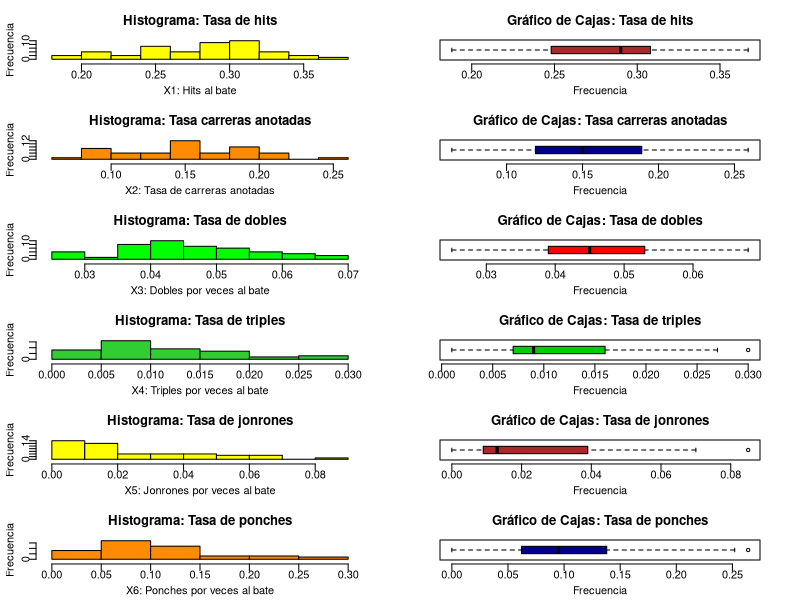
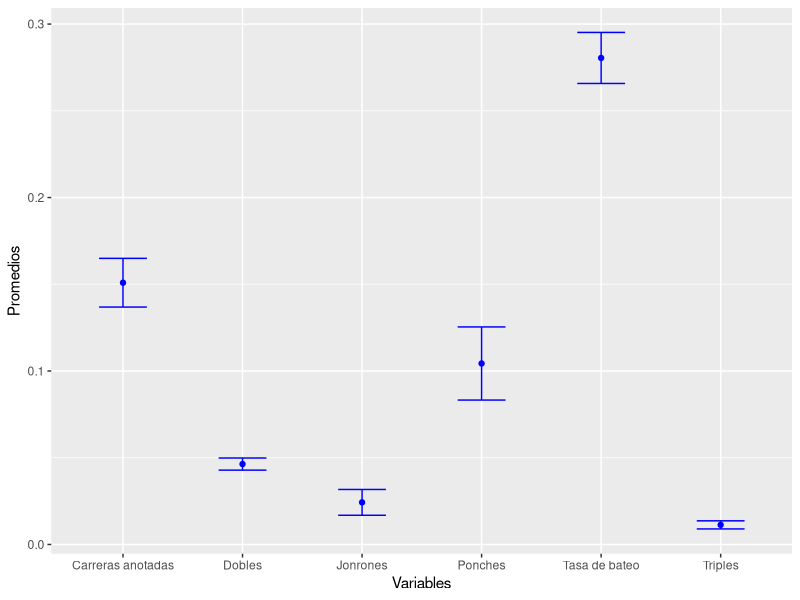
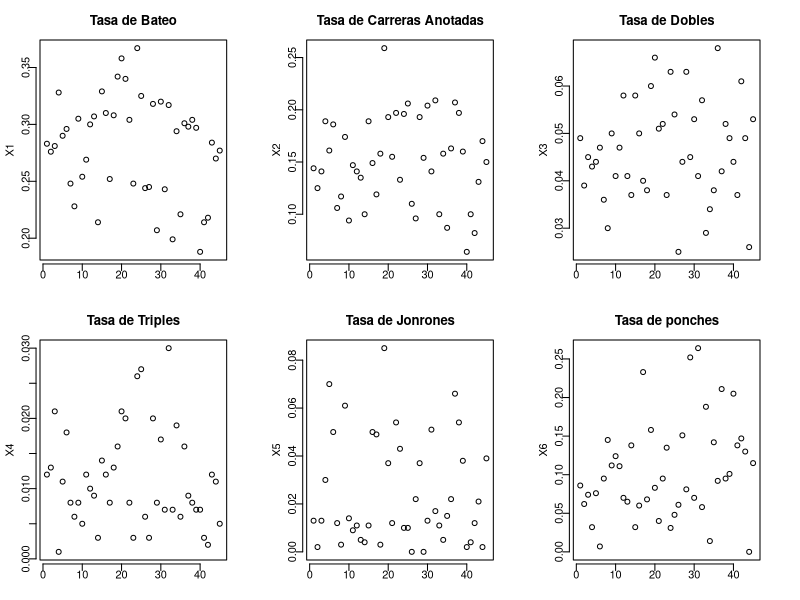
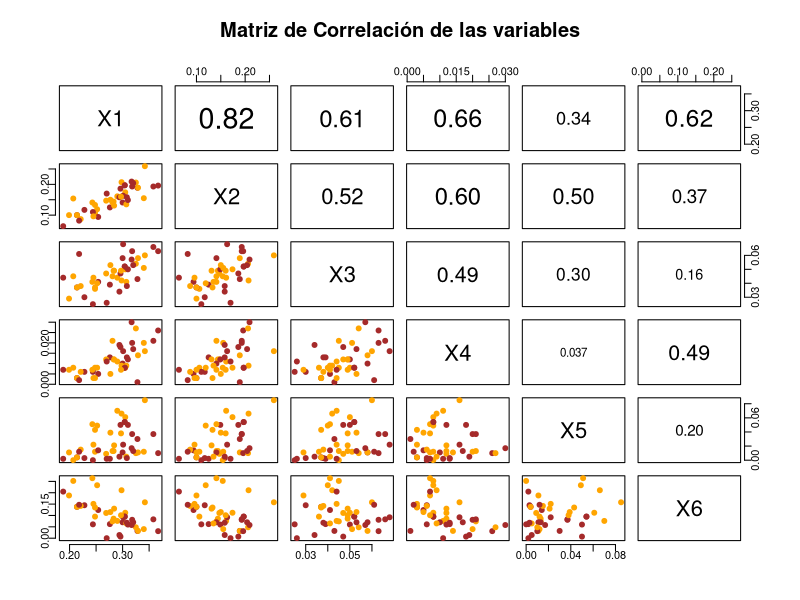

Recreate these plots in R, in order.
## ---- chunk 1
# Inicializamos la librería que permite leer archivos xlsx
library(readxl)
# Asignamos a una variable la información almacenada en el archivo
Baseball <- read_excel("../../data/Baseball.xlsx")
# Mostramos las primeras 5 entradas
head(Baseball, n=5)
## ---- chunk 2
class(Baseball)
## ---- chunk 3
str(Baseball)
## ---- chunk 4
X1<- Baseball$X1
X2<- Baseball$X2
X3<- Baseball$X3
X4<- Baseball$X4
X5<- Baseball$X5
X6<- Baseball$X6
## ---- chunk 5
# Función para obtener un resumen estadístico completo de cada variable
estadisticos<- function(variables){
  # Inicializamos las variables
  k<- length(variables)
  # Minimo 
  minimo <- rep(0,k)
  # Media
  media <- rep(0,k)
  # Mediana
  mediana<- rep(0,k)
  # Cuartile 1: 25%
  q1 <-rep(0,k)
  # Cuartile 3: 75%
  q3 <- rep(0,k)
  # Maximo 
  maximo <- rep(0,k)
  # Rango Intercuartile 
  ric <- rep(0,k)
  # Varianza 
  varianza <- rep(0,k)
  # Desviación estándar
  stad <-rep(0,k)
  # Coeficiente de variación
  coef_var <-  rep(0,k)
  
  for(i in 1:k){
    # Minimo 
    minimo[i] <- min(variables[,i])
    # Media
    media[i] <- mean(variables[,i])
    # Mediana
    mediana[i]<- median(variables[,i])
    # Cuartile 1: 25%
    q1[i] <- quantile(variables[,i],0.25)
    # Cuartile 3: 75%
    q3[i] <- quantile(variables[,i],0.75)
    # Maximo 
    maximo[i] <- max(variables[,i])
    # Rango Intercuartile 
    ric[i] <- IQR(variables[,i])
    # Varianza 
    varianza[i] <- var(variables[,i])
    # Desviación estándar
    stad[i] <- sd(variables[,i])
    # Coeficiente de variación
    coef_var <-  stad/media 
  }
  
  # Unimos los valores obtenidos
  estadisticos <- cbind(round(minimo, digits=4),round(q1, digits = 4),
                        round(media, digits=4), round(mediana,digits=4),
                        round(q3, digits=4), round(maximo, digits=4),
                        round(ric, digits=4),round(varianza, digits=4), 
                        round(stad, digits=4), round(coef_var, digits=4))
  # Definimos los nombres de las columnas y filas
  rownames(estadisticos) <- c("X1", "X2", "X3", "X4", "X5", "X6") 
  colnames(estadisticos) <- c("Minimo", "25%", "Media", "Mediana / 50" ,
                              "75%", "Máximo", "RIC","Varianza", 
                              "Desv. Estándar","Coef. Variación")
  # Mostramos el arreglo
  return(estadisticos)
  
}
variables <-as.data.frame(Baseball)
## ---- chunk 6
#install.packages("kableExtra")
library(knitr)
library(kableExtra)
resumen<-estadisticos(variables)
kable(resumen,caption = "Resumen Estadístico de las variables", align="ccccccccccc",
      col.names=c("Mínimo", "25%", "Media", "Mediana (50%)" ,"75%", "Máximo", "RIC",
                              "Varianza", "Desv. Estándar","Coef. Variación")) %>%
  kable_styling(latex_options ="scale_down")
## ---- chunk 7

par(mfrow=c(6,2), mai=c(0.4,0.4,0.4,0.4), mgp=c(1.8,0.6,0.3))

hist(X1, main = "Histograma: Tasa de hits", ylab = "Frecuencia",
     xlab = "X1: Hits al bate", col="Yellow")
boxplot(X1, main = "Gráfico de Cajas: Tasa de hits", xlab="Frecuencia", 
        col="Brown ", horizontal = T)

hist(X2, main = "Histograma: Tasa carreras anotadas", ylab = "Frecuencia", 
     xlab = "X2: Tasa de carreras anotadas", col="darkorange")
boxplot(X2, main = "Gráfico de Cajas: Tasa carreras anotadas", xlab="Frecuencia", 
        col="darkblue", horizontal = T)

hist(X3, main = "Histograma: Tasa de dobles", ylab= "Frecuencia", 
     xlab= "X3: Dobles por veces al bate", col="green")
boxplot(X3, main = "Gráfico de Cajas: Tasa de dobles", xlab = "Frecuencia", 
        col = "red", horizontal = T)

#par(mfrow=c(3,2))
hist(X4, main="Histograma: Tasa de triples", ylab ="Frecuencia", 
     xlab="X4: Triples por veces al bate", col ="limegreen")
boxplot(X4, main = "Gráfico de Cajas: Tasa de triples", xlab = "Frecuencia", 
        col = "green3", horizontal = T)

hist(X5, main = "Histograma: Tasa de jonrones", ylab = "Frecuencia", 
     xlab = "X5: Jonrones por veces al bate", col="Yellow")
boxplot(X5, main = "Gráfico de Cajas: Tasa de jonrones",xlab="Frecuencia", 
        col="Brown", horizontal = T)

hist(X6, main = "Histograma: Tasa de ponches", ylab = "Frecuencia", 
     xlab = "X6: Ponches por veces al bate", col="darkorange")
boxplot(X6, main = "Gráfico de Cajas: Tasa de ponches", xlab="Frecuencia", 
        col="darkblue", horizontal = T)
## ---- chunk 8
# Primero, calculemos el intervalo de confianza para cada variable, y guardemos los límites
# superiores e inferiores en un data.frame, al igual que los promedios. Esto con el objetivo
# de hacer una visualización en el siguiente bloque de código
intConf<- function(variables, level){
  k<- length(variables)
  li<- rep(0,k)
  ls<- rep(0,k)
  confi<- c(0)
  for(i in 1:k){
    confi<-t.test(variables[,i],conf.level=level)$conf.int
    li[i]<-confi[1]
    ls[i]<-confi[2]
  }
  promedios <- colMeans(Baseball)
  Variables <- c("Tasa de bateo", "Carreras anotadas", "Dobles", "Triples", "Jonrones", "Ponches")
  dt <- cbind(Limite_Inferior=li,Promedios=promedios,  Limite_Superior=ls)
  
  rownames(dt)<-Variables
  
  return(dt)
}

intervalos<-intConf(variables, 0.97)
## ---- chunk 9

kable(intervalos, caption = "Intervalos de confianza para las medias de las variables", align="lccc", digits=4,
      col.names=c( "Limite inferior", "Promedio", "Limite Superior")) %>%
  kable_styling(latex_options ="scale_down",  full_width = F)
## ---- chunk 10

library(ggplot2)
Variables <- c("Tasa de bateo", "Carreras anotadas", "Dobles", "Triples", "Jonrones", "Ponches")
  
conf_graf <- ggplot(as.data.frame(intervalos)) +
  geom_errorbar(aes(x=Variables, ymin=Limite_Inferior, ymax=Limite_Superior), width=0.4, color="blue") +
  geom_point(aes(x=Variables, y=Promedios), color="blue")

conf_graf
## ---- chunk 11
jonrones <- Baseball$X5
ponches <- Baseball$X6
## ---- chunk 12
t.test(jonrones, ponches, alternative='two.sided')
## ---- chunk 13
qt(0.975, 55)
## ---- chunk 14
variables <- rbind( X1, X2, X3, X4, X5, X6)
nombres <- c("Tasa de Bateo", "Tasa de Carreras Anotadas", "Tasa de Dobles", 
             "Tasa de Triples", "Tasa de Jonrones", "Tasa de ponches")
simbolos <- c("X1", "X2", "X3", "X4", "X5", "X6")
par(mfrow=c(2,3))
for( i in 1:6){
  plot(variables[i,], main=nombres[i], xlab="", ylab=simbolos[i])
}

## ---- chunk 15
## Codigo de R-coder https://r-coder.com/grafico-correlacion-r/
panel.cor <- function(x, y, digits = 2, prefix = "", cex.cor, ...) {
    usr <- par("usr")
    on.exit(par(usr))
    par(usr = c(0, 1, 0, 1))
    Cor <- abs(cor(x, y)) # Elimina la función abs si lo prefieres
    txt <- paste0(prefix, format(c(Cor, 0.123456789), digits = digits)[1])
    if(missing(cex.cor)) {
        cex.cor <- 0.4 / strwidth(txt)
    }
    text(0.5, 0.5, txt,
         cex = 1 + cex.cor * Cor) # Escala el texto al nivel de correlación
}
grupos<- Baseball[1,]
# Dibujamos la matriz de correlación
pairs(Baseball,
      upper.panel = panel.cor,    # Panel de correlación
      col = c("Orange","Brown"),            # Colores de los puntos
      bg = c("Orange","Brown"),            # Colores de los puntos
      pch = 21,                   # Símbolo pch
      main = "Matriz de Correlación de las variables",  # Titulo
      cex.labels = NULL,        # Tamaño del texto de la diagonal
      font.labels = 1          # Estilo de fuente del texto de la diagonal
)
## ---- chunk 16
grupo1<- subset(Baseball, (X1<0.200) )
grupo2<- subset(Baseball, (X1 >= 0.200 & X1 <=0.300))
grupo3<- subset(Baseball, (X1>=0.300))

media1<- colMeans(grupo1[sapply(grupo1, is.numeric)]) 
media2<- colMeans(grupo2[sapply(grupo1, is.numeric)])
media3<- colMeans(grupo3[sapply(grupo1, is.numeric)])

medias <- rbind(media1,media2,media3)

datos<- c(medias[,1] , medias[,2], medias[,3],medias[,4],medias[,5],medias[,6])

variables <- gl(6,3, labels=c("X1","X2","X3","X4","X5","X6"))
grupos = factor(rep(1:3,6), labels=c("Grupo1","Grupo2","Grupo3"))
xtabs(datos~grupos+variables )
## ---- chunk 17
library(knitr)
library(kableExtra)

kable(xtabs(datos~grupos+variables ),caption = "Tabla a dos factores para las medias de las variables") %>%
  kable_styling(latex_options ="scale_down")
## ---- chunk 18
# Una variables 
modelo.lineal = lm(datos~variables)
anova(modelo.lineal)

# Dos variables
modelo.lineal2 = lm(datos~grupos+variables)
prueba<-anova(modelo.lineal2)
## ---- chunk 19
kable(prueba,caption = "Tabla a dos factores para las medias de las variables") %>%
  kable_styling(latex_options ="scale_down")
